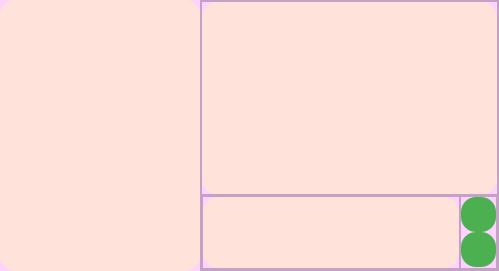
         <widget class="QWidget" name="chat_page">
          <property name="styleSheet">
           <string notr="true">QWidget
{
	
	background-color: rgb(254, 210, 255);
}</string>
          </property>
          <layout class="QHBoxLayout" name="horizontalLayout_3">
           <property name="spacing">
            <number>0</number>
           </property>
           <property name="leftMargin">
            <number>0</number>
           </property>
           <property name="topMargin">
            <number>0</number>
           </property>
           <property name="rightMargin">
            <number>0</number>
           </property>
           <property name="bottomMargin">
            <number>0</number>
           </property>
           <item>
            <widget class="QFrame" name="patient_side">
             <property name="minimumSize">
              <size>
               <width>100</width>
               <height>0</height>
              </size>
             </property>
             <property name="maximumSize">
              <size>
               <width>200</width>
               <height>16777215</height>
              </size>
             </property>
             <property name="styleSheet">
              <string notr="true">QFrame
{
	background-color: rgb(255, 226, 217);
	border-radius: 15px;
}


QFrame:hover
{
	border: 2px solid rgb(255, 117, 119);
}</string>
             </property>
             <property name="frameShape">
              <enum>QFrame::StyledPanel</enum>
             </property>
             <property name="frameShadow">
              <enum>QFrame::Raised</enum>
             </property>
             <layout class="QVBoxLayout" name="verticalLayout_8">
              <property name="spacing">
               <number>0</number>
              </property>
              <property name="leftMargin">
               <number>0</number>
              </property>
              <property name="topMargin">
               <number>0</number>
              </property>
              <property name="rightMargin">
               <number>0</number>
              </property>
              <property name="bottomMargin">
               <number>0</number>
              </property>
              <item>
               <widget class="QListWidget" name="listWidget"/>
              </item>
             </layout>
            </widget>
           </item>
           <item>
            <widget class="QFrame" name="chat_sreen">
             <property name="frameShape">
              <enum>QFrame::StyledPanel</enum>
             </property>
             <property name="frameShadow">
              <enum>QFrame::Raised</enum>
             </property>
             <layout class="QVBoxLayout" name="verticalLayout_4">
              <property name="spacing">
               <number>0</number>
              </property>
              <property name="leftMargin">
               <number>0</number>
              </property>
              <property name="topMargin">
               <number>0</number>
              </property>
              <property name="rightMargin">
               <number>0</number>
              </property>
              <property name="bottomMargin">
               <number>0</number>
              </property>
              <item>
               <widget class="QFrame" name="answerFrame">
                <property name="frameShape">
                 <enum>QFrame::StyledPanel</enum>
                </property>
                <property name="frameShadow">
                 <enum>QFrame::Raised</enum>
                </property>
                <layout class="QHBoxLayout" name="horizontalLayout_7">
                 <property name="spacing">
                  <number>0</number>
                 </property>
                 <property name="leftMargin">
                  <number>0</number>
                 </property>
                 <property name="topMargin">
                  <number>0</number>
                 </property>
                 <property name="rightMargin">
                  <number>0</number>
                 </property>
                 <property name="bottomMargin">
                  <number>0</number>
                 </property>
                 <item>
                  <widget class="QPlainTextEdit" name="plainAnswerTextEdit">
                   <property name="font">
                    <font>
                     <pointsize>22</pointsize>
                    </font>
                   </property>
                   <property name="styleSheet">
                    <string notr="true">QPlainTextEdit
{
	
	background-color: rgb(255, 226, 217);
	border-radius: 15px;
}

QPlainTextEdit:hover
{
	border: 2px solid rgb(255, 117, 119);
}</string>
                   </property>
                   <property name="readOnly">
                    <bool>true</bool>
                   </property>
                  </widget>
                 </item>
                </layout>
               </widget>
              </item>
              <item>
               <widget class="QFrame" name="questionFrame">
                <property name="maximumSize">
                 <size>
                  <width>16777215</width>
                  <height>75</height>
                 </size>
                </property>
                <property name="frameShape">
                 <enum>QFrame::StyledPanel</enum>
                </property>
                <property name="frameShadow">
                 <enum>QFrame::Raised</enum>
                </property>
                <layout class="QHBoxLayout" name="horizontalLayout_6">
                 <property name="spacing">
                  <number>0</number>
                 </property>
                 <property name="leftMargin">
                  <number>0</number>
                 </property>
                 <property name="topMargin">
                  <number>0</number>
                 </property>
                 <property name="rightMargin">
                  <number>0</number>
                 </property>
                 <property name="bottomMargin">
                  <number>0</number>
                 </property>
                 <item>
                  <widget class="QFrame" name="chattextframe">
                   <property name="frameShape">
                    <enum>QFrame::StyledPanel</enum>
                   </property>
                   <property name="frameShadow">
                    <enum>QFrame::Raised</enum>
                   </property>
                   <layout class="QHBoxLayout" name="horizontalLayout_8">
                    <property name="spacing">
                     <number>0</number>
                    </property>
                    <property name="leftMargin">
                     <number>0</number>
                    </property>
                    <property name="topMargin">
                     <number>0</number>
                    </property>
                    <property name="rightMargin">
                     <number>0</number>
                    </property>
                    <property name="bottomMargin">
                     <number>0</number>
                    </property>
                    <item>
                     <widget class="QTextEdit" name="textQuestionEdit">
                      <property name="font">
                       <font>
                        <pointsize>22</pointsize>
                       </font>
                      </property>
                      <property name="styleSheet">
                       <string notr="true">QTextEdit
{
	
	background-color: rgb(255, 226, 217);
	border-radius: 15px;
}

QTextEdit:hover
{
	border: 2px solid rgb(255, 117, 119);
}</string>
                      </property>
                      <property name="html">
                       <string>&lt;!DOCTYPE HTML PUBLIC &quot;-//W3C//DTD HTML 4.0//EN&quot; &quot;http://www.w3.org/TR/REC-html40/strict.dtd&quot;&gt;
&lt;html&gt;&lt;head&gt;&lt;meta name=&quot;qrichtext&quot; content=&quot;1&quot; /&gt;&lt;meta charset=&quot;utf-8&quot; /&gt;&lt;style type=&quot;text/css&quot;&gt;
p, li { white-space: pre-wrap; }
hr { height: 1px; border-width: 0; }
li.unchecked::marker { content: &quot;\2610&quot;; }
li.checked::marker { content: &quot;\2612&quot;; }
&lt;/style&gt;&lt;/head&gt;&lt;body style=&quot; font-family:'Segoe UI'; font-size:22pt; font-weight:400; font-style:normal;&quot;&gt;
&lt;p style=&quot;-qt-paragraph-type:empty; margin-top:0px; margin-bottom:0px; margin-left:0px; margin-right:0px; -qt-block-indent:0; text-indent:0px;&quot;&gt;&lt;br /&gt;&lt;/p&gt;&lt;/body&gt;&lt;/html&gt;</string>
                      </property>
                     </widget>
                    </item>
                   </layout>
                  </widget>
                 </item>
                 <item>
                  <widget class="QFrame" name="chatbtnframe">
                   <property name="maximumSize">
                    <size>
                     <width>50</width>
                     <height>16777215</height>
                    </size>
                   </property>
                   <property name="frameShape">
                    <enum>QFrame::StyledPanel</enum>
                   </property>
                   <property name="frameShadow">
                    <enum>QFrame::Raised</enum>
                   </property>
                   <layout class="QVBoxLayout" name="verticalLayout_5">
                    <property name="spacing">
                     <number>0</number>
                    </property>
                    <property name="leftMargin">
                     <number>0</number>
                    </property>
                    <property name="topMargin">
                     <number>0</number>
                    </property>
                    <property name="rightMargin">
                     <number>0</number>
                    </property>
                    <property name="bottomMargin">
                     <number>0</number>
                    </property>
                    <item>
                     <widget class="QPushButton" name="searchbutton">
                      <property name="minimumSize">
                       <size>
                        <width>35</width>
                        <height>35</height>
                       </size>
                      </property>
                      <property name="styleSheet">
                       <string notr="true">QPushButton
{

	background-color: #4CAF50;
	border-radius: 15px;
	
}

QPushButton:pressed
{
	border: 2px solid #FFFFFF; 
}

QPushButton:hover
{
	border: 2px solid rgb(255, 117, 119);
}</string>
                      </property>
                      <property name="text">
                       <string/>
                      </property>
                      <property name="icon">
                       <iconset resource="img.qrc">
                        <normaloff>:/img/img/search.png</normaloff>:/img/img/search.png</iconset>
                      </property>
                      <property name="iconSize">
                       <size>
                        <width>20</width>
                        <height>20</height>
                       </size>
                      </property>
                     </widget>
                    </item>
                    <item>
                     <widget class="QPushButton" name="newchatbutton">
                      <property name="minimumSize">
                       <size>
                        <width>35</width>
                        <height>35</height>
                       </size>
                      </property>
                      <property name="mouseTracking">
                       <bool>true</bool>
                      </property>
                      <property name="styleSheet">
                       <string notr="true">QPushButton
{

	background-color: #4CAF50;
	border-radius: 15px;
	
}

QPushButton:pressed
{
	border: 2px solid rgb(255, 255, 255);
}

QPushButton:hover
{
	border: 2px solid rgb(255, 117, 119);
}</string>
                      </property>
                      <property name="text">
                       <string/>
                      </property>
                      <property name="icon">
                       <iconset resource="img.qrc">
                        <normaloff>:/img/img/icons8-add-to-chat-48.png</normaloff>:/img/img/icons8-add-to-chat-48.png</iconset>
                      </property>
                      <property name="iconSize">
                       <size>
                        <width>20</width>
                        <height>20</height>
                       </size>
                      </property>
                     </widget>
                    </item>
                   </layout>
                  </widget>
                 </item>
                </layout>
               </widget>
              </item>
             </layout>
            </widget>
           </item>
          </layout>
         </widget>
